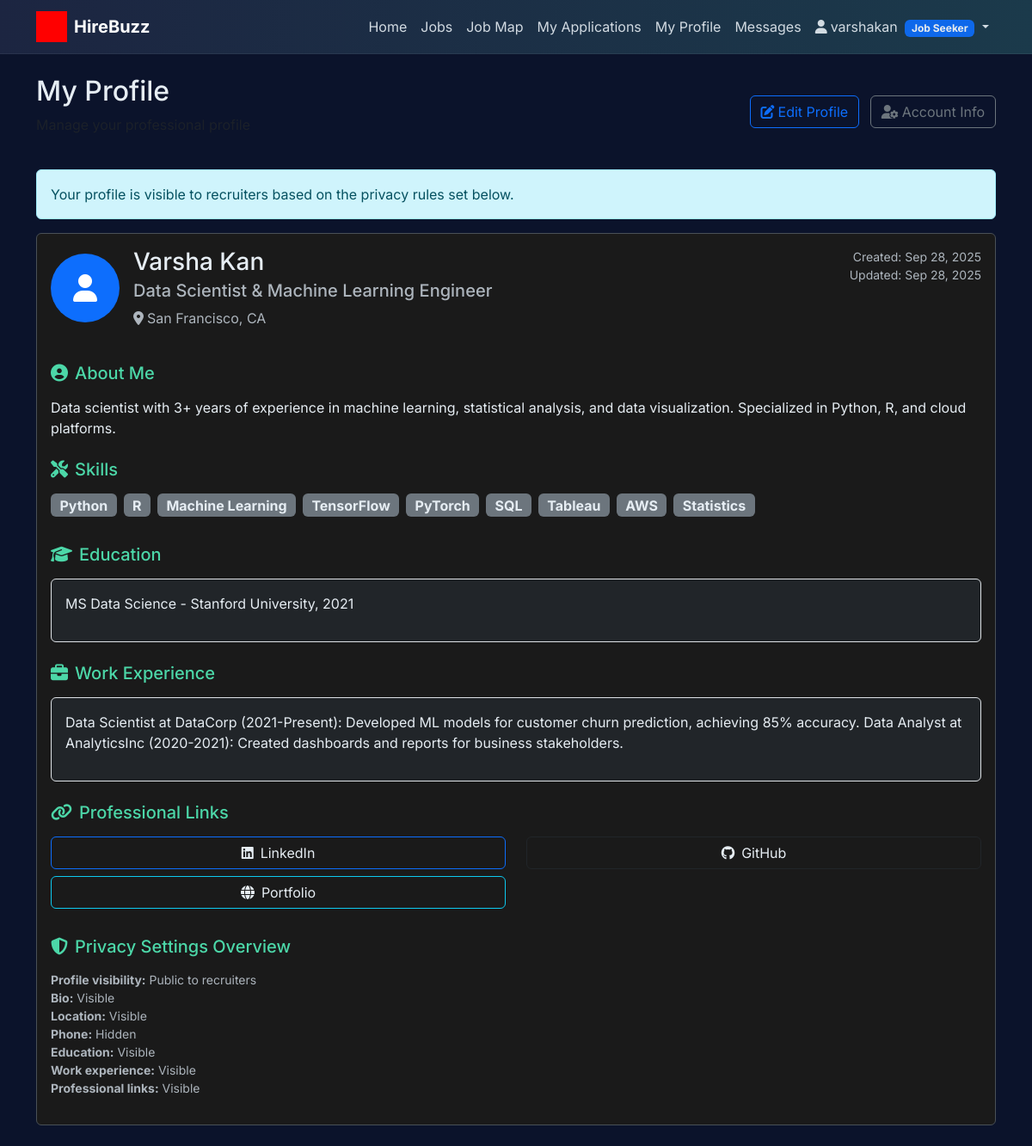
/profiles/my-profile/ (signed in), run on the app's committed database.
### profiles/models.py (models this page shows, shortened)
class Profile(models.Model):
    user = models.OneToOneField(User, on_delete=models.CASCADE, related_name='profile')
    headline = models.CharField(
        max_length=200,
        help_text="A brief professional headline (e.g., 'Senior Software Engineer')"
    )
    bio = models.TextField(
        max_length=1000,
        blank=True,
        help_text="A brief description about yourself and your career goals"
    )
    location = models.CharField(max_length=100, blank=True)
    phone = models.CharField(
        max_length=20,
        blank=True,
        validators=[RegexValidator(r'^\d{10}$', 'Enter a valid 10-digit US phone number.')]
    )
    skills = models.TextField(
        help_text="List your key skills separated by commas (e.g., Python, Django, React, SQL)"
    )
    education = models.TextField(
        help_text="List your educational background (e.g., 'BS Computer Science - Georgia Tech, 2023')"
    )
    work_experience = models.TextField(
        help_text="Describe your work experience, including company names, positions, and key achievements"
    )
    linkedin_url = models.URLField(
        blank=True,
        validators=[URLValidator()],
        help_text="Your LinkedIn profile URL"
    )
    github_url = models.URLField(
        blank=True,
        validators=[URLValidator()],
        help_text="Your GitHub profile URL"
    )
    portfolio_url = models.URLField(
        blank=True,
        validators=[URLValidator()],
        help_text="Your portfolio or personal website URL"
    )
    other_url = models.URLField(
        blank=True,
        validators=[URLValidator()],
        help_text="Any other relevant URL (e.g., personal blog, Stack Overflow)"
    )
    resume = models.FileField(
        upload_to='resumes/',
        blank=True,
        null=True,
        help_text="Upload your resume (PDF, DOC, or DOCX format)"
    )
    is_public = models.BooleanField(
        default=True,
        help_text="Allow recruiters to find and view your profile."
    )
    show_bio = models.BooleanField(
        default=True,
        help_text="Display your bio on your public profile."
    )
    show_location = models.BooleanField(
        default=True,
        help_text="Display your location on your public profile."
    )
    show_phone = models.BooleanField(
        default=False,
        help_text="Display your phone number so recruiters can contact you directly."
    )
    show_education = models.BooleanField(
        default=True,
        help_text="Display your education history on your public profile."
    )
    show_work_experience = models.BooleanField(
        default=True,
        help_text="Display your work experience on your public profile."
    )
    show_links = models.BooleanField(
        default=True,
        help_text="Display your professional links to recruiters."
    )
    show_resume = models.BooleanField(
        default=True,
        help_text="Allow recruiters to download your resume."
    )
    created_at = models.DateTimeField(auto_now_add=True)
    updated_at = models.DateTimeField(auto_now=True)
    class Meta:
        ordering = ['-updated_at']
    def get_skills_list(self):
        return [skill.strip() for skill in self.skills.split(',') if skill.strip()]
    def has_links(self):
        return any([self.linkedin_url, self.github_url, self.portfolio_url, self.other_url])

### profiles/views.py (the view)
# urls.py: path('my-profile/', views.my_profile, name='my_profile'),
@login_required
def my_profile(request):
    try:
        profile = request.user.profile
    except Profile.DoesNotExist:
        return redirect('profiles:create')
    context = {
        'profile': profile,
        'template_data': {'title': 'My Profile - HireBuzz'}
    }
    return render(request, 'profiles/my_profile.html', context)

### accounts/models.py (called while the page is built)
    def is_job_seeker(self):
        return self.user_type == 'job_seeker'

    def is_recruiter(self):
        return self.user_type == 'recruiter'

### profiles/templates/profiles/my_profile.html (shortened to what this page needs)
{% extends 'base.html' %}
{% block content %}
<div class="container">
  <div class="row">
    <div class="col-12">
      <div class="d-flex justify-content-between align-items-center mb-4">
        <div>
          <h2 class="mb-2">My Profile</h2>
          <p class="text-muted">Manage your professional profile</p>
        </div>
        <div>
          <a href="{% url 'profiles:edit' %}" class="btn btn-outline-primary me-2">
            <i class="fas fa-edit me-1"></i>Edit Profile
          </a>
          <a href="{% url 'profiles:edit_user_info' %}" class="btn btn-outline-secondary">
            <i class="fas fa-user-cog me-1"></i>Account Info
          </a>
        </div>
      </div>
      {% if not profile.is_public %}
      <div class="alert alert-warning" role="alert">
        Your profile is currently hidden from recruiters. Turn on visibility in the privacy settings section when you are ready to share it.
      </div>
      {% else %}
      <div class="alert alert-info" role="alert">
        Your profile is visible to recruiters based on the privacy rules set below.
      </div>
      {% endif %}
      <div class="card bg-dark border-secondary profile-card">
        <div class="card-body text-light">
          <div class="row mb-4">
            <div class="col-md-8">
              <div class="d-flex align-items-center mb-3">
                <div class="bg-primary rounded-circle d-flex align-items-center justify-content-center me-3" style="width: 80px; height: 80px;">
                  <i class="fas fa-user fa-2x text-white"></i>
                </div>
                <div>
                  <h3 class="mb-1 text-light">{{ user.get_full_name|default:user.username }}</h3>
                  <h5 class="text-muted mb-2">{{ profile.headline }}</h5>
                  {% if profile.location %}
                    <p class="text-muted mb-0">
                      <i class="fas fa-map-marker-alt me-1"></i>{{ profile.location }}
                    </p>
                  {% endif %}
                </div>
              </div>
            </div>
            <div class="col-md-4 text-md-end">
              <div class="text-muted small">
                <div>Created: {{ profile.created_at|date:"M d, Y" }}</div>
                <div>Updated: {{ profile.updated_at|date:"M d, Y" }}</div>
              </div>
            </div>
          </div>
          {% if profile.bio %}
            <div class="mb-4">
              <h5 class="text-primary mb-3">
                <i class="fas fa-user-circle me-2"></i>About Me
                </h5>
              <p class="mb-0 text-light">{{ profile.bio|linebreaks }}</p>
            </div>
          {% endif %}
          <div class="mb-4">
            <h5 class="text-primary mb-3">
              <i class="fas fa-tools me-2"></i>Skills
            </h5>
            <div class="d-flex flex-wrap">
              {% for skill in profile.get_skills_list %}
                <span class="badge bg-secondary me-2 mb-2 fs-6">{{ skill }}</span>
              {% endfor %}
            </div>
          </div>
          <div class="mb-4">
            <h5 class="text-primary mb-3">
              <i class="fas fa-graduation-cap me-2"></i>Education
            </h5>
            <div class="bg-dark border rounded p-3">
              <p class="mb-0 text-light">{{ profile.education|linebreaks }}</p>
            </div>
          </div>
          <div class="mb-4">
            <h5 class="text-primary mb-3">
              <i class="fas fa-briefcase me-2"></i>Work Experience
            </h5>
            <div class="bg-dark border rounded p-3">
              <p class="mb-0 text-light">{{ profile.work_experience|linebreaks }}</p>
            </div>
          </div>
          {% if profile.has_links %}
            <div class="mb-4">
              <h5 class="text-primary mb-3">
                <i class="fas fa-link me-2"></i>Professional Links
              </h5>
              <div class="row">
                {% if profile.linkedin_url %}
                  <div class="col-md-6 mb-2">
                    <a href="{{ profile.linkedin_url }}" target="_blank" class="btn btn-outline-primary w-100">
                      <i class="fab fa-linkedin me-2"></i>LinkedIn
                    </a>
                  </div>
                {% endif %}
                {% if profile.github_url %}
                  <div class="col-md-6 mb-2">
                    <a href="{{ profile.github_url }}" target="_blank" class="btn btn-outline-dark w-100">
                      <i class="fab fa-github me-2"></i>GitHub
                    </a>
                  </div>
                {% endif %}
                {% if profile.portfolio_url %}
                  <div class="col-md-6 mb-2">
                    <a href="{{ profile.portfolio_url }}" target="_blank" class="btn btn-outline-info w-100">
                      <i class="fas fa-globe me-2"></i>Portfolio
                    </a>
                  </div>
                {% endif %}
              </div>
            </div>
          {% endif %}
          <div class="mb-2">
            <h5 class="text-primary mb-3">
              <i class="fas fa-shield-alt me-2"></i>Privacy Settings Overview
            </h5>
            <ul class="list-unstyled small text-muted">
              <li><strong>Profile visibility:</strong> {{ profile.is_public|yesno:"Public to recruiters,Private - only visible to you" }}</li>
              <li><strong>Bio:</strong> {{ profile.show_bio|yesno:"Visible,Hidden" }}</li>
              <li><strong>Location:</strong> {{ profile.show_location|yesno:"Visible,Hidden" }}</li>
              <li><strong>Phone:</strong> {{ profile.show_phone|yesno:"Visible,Hidden" }}</li>
              <li><strong>Education:</strong> {{ profile.show_education|yesno:"Visible,Hidden" }}</li>
              <li><strong>Work experience:</strong> {{ profile.show_work_experience|yesno:"Visible,Hidden" }}</li>
              <li><strong>Professional links:</strong> {{ profile.show_links|yesno:"Visible,Hidden" }}</li>
            </ul>
          </div>
        </div>
      </div>
    </div>
  </div>
</div>
{% endblock content %}

### hirebuzz/templates/base.html (shortened to what this page needs)
<!DOCTYPE html>
<html lang="en">
  {% load static %}
  <head>
    <link href="https://cdn.jsdelivr.net/npm/bootstrap@5.3.3/dist/css/bootstrap.min.css" rel="stylesheet">
    <link rel="stylesheet" href="https://cdnjs.cloudflare.com/ajax/libs/font-awesome/6.5.2/css/all.min.css" />
    <link rel="stylesheet" type="text/css" href="{% static 'css/style.css' %}">
  </head>
  <body class="hb-body">
    <nav class="navbar navbar-dark hb-nav navbar-expand-lg">
      <div class="container">
        <a class="navbar-brand d-flex align-items-center gap-2" href="{% url 'home:index' %}">
          <img src="{% static 'img/hirebuzz-logo.png' %}" alt="HireBuzz" height="36" />
          <span class="fw-bold">HireBuzz</span>
        </a>
        <div class="collapse navbar-collapse" id="hbNav">
          <div class="navbar-nav ms-auto">
            <a class="nav-link" href="{% url 'home:index' %}">Home</a>
            <a class="nav-link" href="{% url 'jobs:index' %}">Jobs</a>
            {% if user.is_authenticated %}
              {% if user.user_profile.is_recruiter %}
                <a class="nav-link" href="{% url 'profiles:index' %}">Candidates</a>
                <a class="nav-link" href="{% url 'jobs:my_jobs' %}">My Jobs</a>
                <a class="nav-link" href="{% url 'jobs:post_job' %}">Post Job</a>
              {% elif user.user_profile.is_job_seeker %}
                <a class="nav-link" href="{% url 'jobs:map' %}">Job Map</a>
                <a class="nav-link" href="{% url 'applications:index' %}">My Applications</a>
                <a class="nav-link" href="{% url 'profiles:my_profile' %}">My Profile</a>
              {% endif %}
            {% else %}
              <a class="nav-link" href="{% url 'profiles:index' %}">Profiles</a>
            {% endif %}
            <a class="nav-link" href="{% url 'communications:index' %}">Messages</a>
            {% if user.is_authenticated %}
              <div class="nav-item dropdown">
                <a class="nav-link dropdown-toggle" href="#" id="accountDropdown" role="button" data-bs-toggle="dropdown" aria-expanded="false">
                  <i class="fas fa-user me-1"></i>{{ user.username }}
                  {% if user.user_profile.is_recruiter %}
                    <span class="badge bg-success ms-1">Recruiter</span>
                  {% elif user.user_profile.is_job_seeker %}
                    <span class="badge bg-primary ms-1">Job Seeker</span>
                  {% endif %}
                </a>
              </div>
            {% endif %}
          </div>
        </div>
      </div>
    </nav>
    <main class="hb-main">
      {% block content %}{% endblock content %}
    </main>
  </body>
</html>

### hirebuzz/static/css/style.css (style rules this page uses)
.hb-body { font-family: "Inter", "DM Sans", system-ui, -apple-system, Segoe UI, Roboto, Arial, sans-serif; background: #0b132b; color: #e6edf3; }
.hb-nav { background: linear-gradient(90deg, #1c2541, #1b3a4b); border-bottom: 1px solid rgba(255,255,255,0.06); }
.navbar a.nav-link { color: #e6edf3 !important; opacity: 0.9; }
.hb-main { padding: 24px 0; }
.bg-dark .text-muted { color: #adb5bd !important; }
.bg-dark .card-body { color: #e6edf3 !important; }
.bg-dark .text-light { color: #e6edf3 !important; }
.card.bg-dark * { color: inherit; }
.card.bg-dark .text-muted { color: #adb5bd !important; }
.card.bg-dark .text-primary { color: #4cd7a8 !important; }
.text-light { color: #e6edf3 !important; }
.profile-card .text-light { color: #e6edf3 !important; }
.card.bg-dark, .card.profile-card { color: #e6edf3 !important; }
.card.bg-dark *, .card.profile-card * { color: inherit; }
.card.bg-dark .text-muted, .card.profile-card .text-muted { color: #adb5bd !important; }
.profile-card { background-color: #1a1a1a !important; border: 1px solid #495057 !important; }
.profile-card .card-body { color: #e6edf3 !important; }
.profile-card .text-muted { color: #adb5bd !important; }
.profile-card .text-primary { color: #4cd7a8 !important; }

### data on the page
Profile: headline "Data Scientist & Machine Learning Engineer", location "San Francisco, CA", created_at "Sep 28, 2025", updated_at "Sep 28, 2025", bio "Data scientist with 3+ years of experience in machine learning, statistical analysis, and data visualization. Specialized in Python, R, and cloud platforms.", education "MS Data Science - Stanford University, 2021", work_experience "Data Scientist at DataCorp (2021-Present): Developed ML models for customer churn prediction, achieving 85% accuracy. Data Analyst at AnalyticsInc (2020-2021): Created dashboards and reports for business stakeholders.", is_public "Public to recruiters", show_bio "Visible", show_location "Visible", show_phone "Hidden", show_education "Visible", show_work_experience "Visible", show_links "Visible"

### other printed values
{{ user.username }} "varshakan"
{{ user.get_full_name|default:user.username }} "Varsha Kan"
{{ skill }} "Python" "R" "Machine Learning" "TensorFlow" "PyTorch" "SQL" "Tableau" "AWS" "Statistics"
